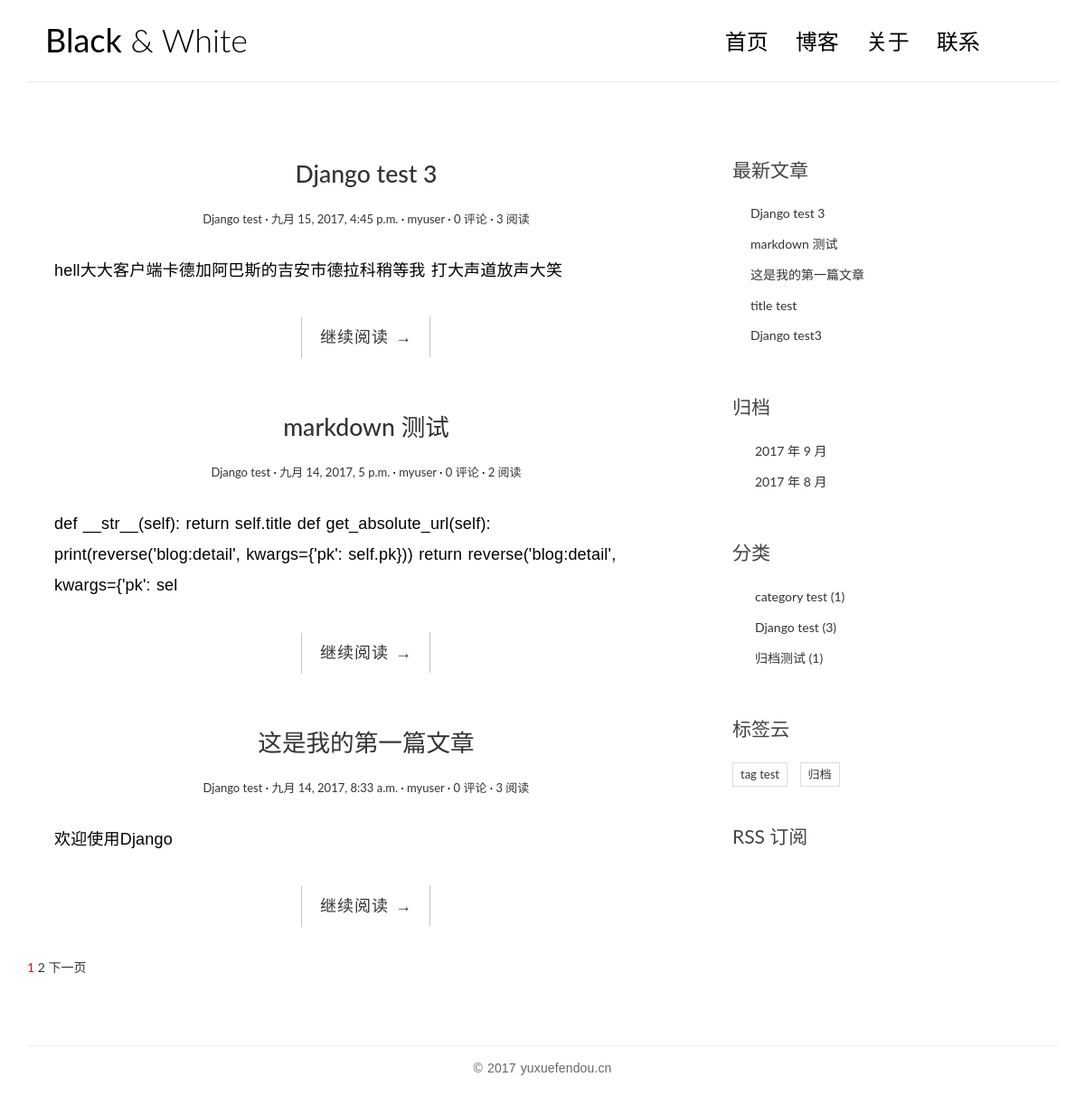
The app's page /, older data.
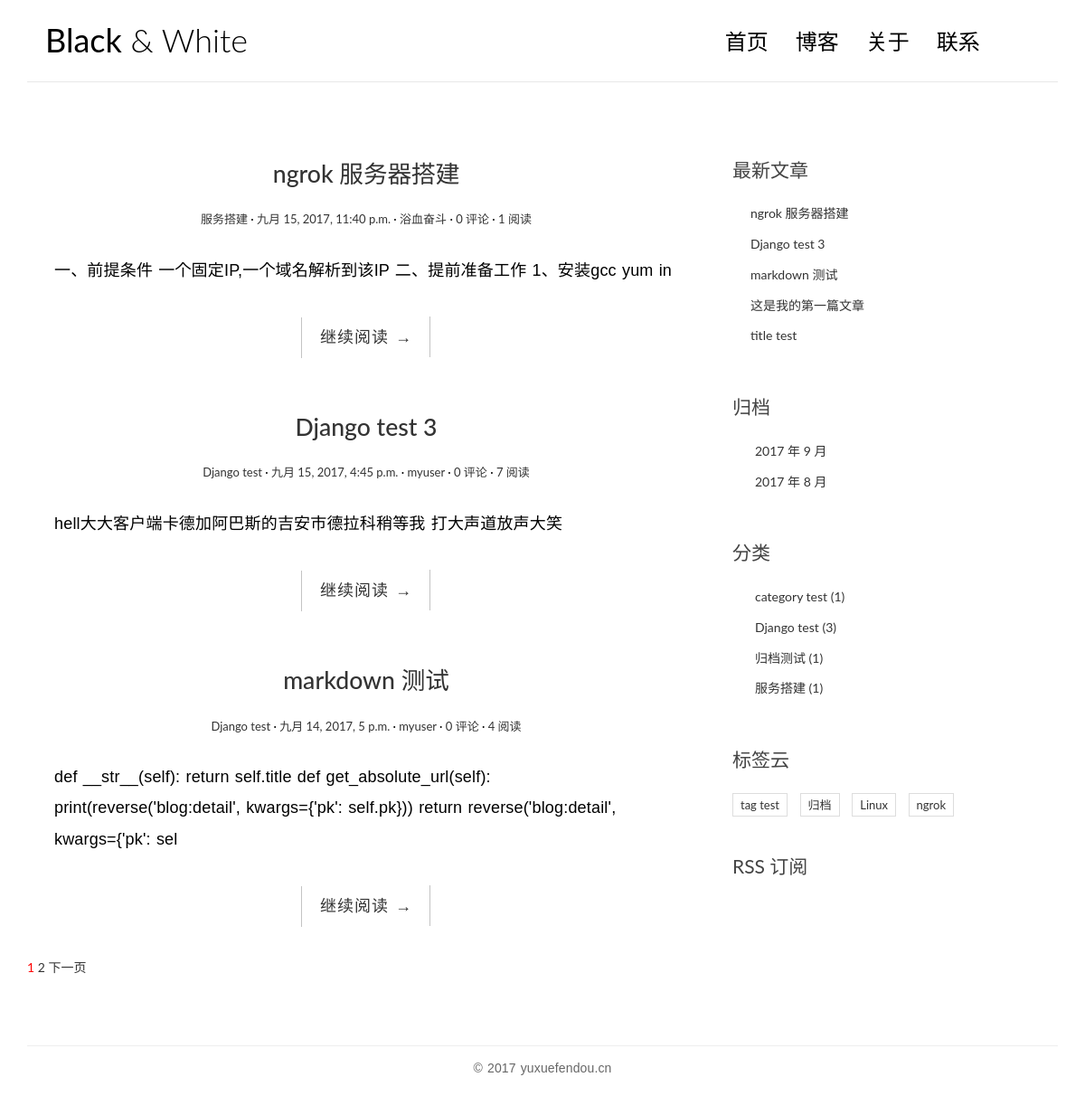
The same page, newer data.
### blog/models.py (models this page shows, shortened)
@python_2_unicode_compatible
class Post(models.Model):
    title = models.CharField(max_length=70)
    body = models.TextField()
    created_time = models.DateTimeField()
    modified_time = models.DateTimeField()
    excerpt = models.CharField(max_length=200, blank=True)
    category = models.ForeignKey('Category')
    tags = models.ManyToManyField(Tag, blank=True)
    author = models.ForeignKey(User)
    views = models.PositiveIntegerField(default=0)
    class Meta:
        ordering = ['-created_time']
    def get_absolute_url(self):
        print(reverse('blog:detail', kwargs={'pk': self.pk}))
        return reverse('blog:detail', kwargs={'pk': self.pk})

@python_2_unicode_compatible
class Category(models.Model):
    name = models.CharField(max_length=100)

@python_2_unicode_compatible
class Tag(models.Model):
    name = models.CharField(max_length=100)

### blog/views.py (the view, shortened to what this page needs)
# urls.py: url(r'^$', views.IndexView.as_view(), name='index'),
class IndexView(ListView):
    model = Post
    template_name = 'blog/index.html'
    context_object_name = 'post_list'
    paginate_by = 3
    def get_context_data(self, **kwargs):
        context = super().get_context_data(**kwargs)
        paginator = context.get('paginator')
        page = context.get('page_obj')
        is_paginated = context.get('is_paginated')
        pagination_data = self.pagination_data(paginator, page, is_paginated)
        context.update(pagination_data)
        return context
    def pagination_data(self, paginator, page, is_paginated):
        if not is_paginated:
            return {}
        left = []
        right = []
        left_has_more = False
        right_has_more = False
        first = False
        last = False
        page_number = page.number
        total_pages = paginator.num_pages
        page_range = paginator.page_range
        if page_number == 1:
            right = page_range[page_number:page_number + 2]
            if right[-1] < total_pages - 1:
                right_has_more = True
            if right[-1] < total_pages:
                last = True
        elif page_number == total_pages:
            left = page_range[(page_number - 3) if (page_number - 3) > 0 else 0:page_number - 1]
            if left[0] > 2:
                left_has_more = True
            if left[0] > 1:
                first = True
        data = {
            'left': left,
            'right': right,
            'left_has_more': left_has_more,
            'right_has_more': right_has_more,
            'first': first,
            'last': last,
        }
        return data

### blog/templatetags/blog_tags.py (called while the page is built)
@register.simple_tag
def get_recent_posts(num=5):
    return Post.objects.all().order_by('-created_time')[:num]

@register.simple_tag
def archivs():
    return Post.objects.dates('created_time','month',order='DESC')

@register.simple_tag
def get_categories():
    return Category.objects.annotate(num_posts=Count('post')).filter(num_posts__gt=0)

@register.simple_tag
def get_tags():
    return Tag.objects.annotate(num_posts=Count('post')).filter(num_posts__gt=0)

### templates/blog/index.html (shortened to what this page needs)
{% extends 'base.html' %}
{% block main %}
    {% for post in post_list %}
        <article class="post post-{{ post.pk }}">
            <header class="entry-header">
                <h1 class="entry-title">
                    <a href="{{ post.get_absolute_url }}">{{ post.title }}</a>
                </h1>
                <div class="entry-meta">
                    <span class="post-category"><a href="#">{{ post.category.name }}</a></span>
                    <span class="post-date"><a href="#"><time class="entry-date"
                                                              datetime="{{ post.created_time }}">{{ post.created_time }}</time></a></span>
                    <span class="post-author"><a href="#">{{ post.author }}</a></span>
                    <span class="comments-link"><a
                            href="{{ post.get_absolute_url }}">{{ post.comment_set.count }} 评论</a></span>
                    <span class="views-count"><a href="#">{{ post.views }} 阅读</a></span>
                </div>
            </header>
            <div class="entry-content clearfix">
                <p>{{ post.excerpt }}</p>
                <div class="read-more cl-effect-14">
                    <a href="{{ post.get_absolute_url }}" class="more-link">继续阅读 <span class="meta-nav">→</span></a>
                </div>
            </div>
        </article>
    {% empty %}
        <div class="no-post">暂时还没有发布的文章！</div>
    {% endfor %}
    {% if is_paginated %}
        <div class="pagination">
            <a href="?page={{ page_obj.number }}" style="color: red">{{ page_obj.number }}</a>
            {% if right %}
                {% for i in right %}
                    <a href="?page={{ i }}">{{ i }}</a>
                {% endfor %}
            {% endif %}
            {% if page_obj.has_next %}
                <a href="?page={{ page_obj.next_page_number }}">下一页</a>
            {% endif %}
        </div>
    {% endif %}
{% endblock main %}

### templates/base.html (shortened to what the changed rows need)
{% load staticfiles %}
{% load blog_tags %}
<!DOCTYPE html>
<html>
<head>
    <link rel="stylesheet" href="http://code.ionicframework.com/ionicons/2.0.1/css/ionicons.min.css">
    <link rel="stylesheet" href="{% static 'blog/css/bootstrap.min.css' %}">
    <link rel="stylesheet" href="{% static 'blog/css/pace.css' %}">
    <link rel="stylesheet" href="{% static 'blog/css/custom.css' %}">
    <link rel="stylesheet" href="{% static 'blog/css/highlights/github.css' %}">
</head>
<body>
<div class="container">
    <header id="site-header">
        <div class="row">
            <div class="col-md-4 col-sm-5 col-xs-8">
                <div class="logo">
                    <h1><a href="{% url 'blog:index' %}"><b>Black</b> &amp; White</a></h1>
                </div>
            </div>
        </div>
    </header>
</div>
<div class="content-body">
    <div class="container">
        <div class="row">
            <main class="col-md-8">
                {% block main %}
                {% endblock main %}
            </main>
            <aside class="col-md-4">
                <div class="widget widget-recent-posts">
                    {% get_recent_posts as recent_post_list %}
                    <ul>
                        {% for post in recent_post_list %}
                            <li>
                                <a href="{{ post.get_absolute_url }}  ">{{ post.title }}</a>
                            </li>
                        {% empty %}
                            暂无文章
                        {% endfor %}
                    </ul>
                </div>
                <div class="widget widget-archives">
                    {% archivs as date_list %}
                    <ul>
                        {% for date in date_list %}
                            <li>
                                <a href="{% url 'blog:archives' date.year date.month %}">{{ date.year }}
                                    年 {{ date.month }} 月</a>
                            </li>
                        {% empty %}
                            暂无归档
                            </ul>
                        {% endfor %}
                </div>
                <div class="widget widget-category">
                    {% get_categories as category_list %}
                    <ul>
                        {% for category in category_list %}
                            <li>
                                <a href="{% url 'blog:category' category.pk %}">{{ category.name }} <span
                                        class="post-count">({{ category.num_posts }})</span></a>
                            </li>
                        {% empty %}
                            暂无分类
                            </ul>
                        {% endfor %}
                </div>
                <div class="widget widget-tag-cloud">
                    {% get_tags as tag_list %}
                    <ul>
                        {% for tag in tag_list %}
                            <li>
                                <a href="{% url 'blog:tag' tag.pk %}">{{ tag.name }}</a>
                            </li>
                        {% endfor %}
                    </ul>
                </div>
            </aside>
        </div>
    </div>
</div>
</body>
</html>

Row changes from the older to the newer data that the page shows:
no longer on one of the page's lists (row edited): Post: title "这是我的第一篇文章", category.name "Django test", created_time "九月 14, 2017, 8:33 a.m.", author "myuser", comment_set.count "0", views "3", excerpt "欢迎使用Django"
no longer on this page (row edited): Post: title "Django test3", shown under "最新文章"
added Post: title "ngrok 服务器搭建", category.name "服务搭建", created_time "九月 15, 2017, 11:40 p.m.", author "浴血奋斗", comment_set.count "0", views "1", excerpt "一、前提条件 一个固定IP,一个域名解析到该IP 二、提前准备工作 1、安装gcc yum in"
changed Post "Django test 3": views "3" → "7"
changed Post "markdown 测试": views "2" → "4"
added Category: name "服务搭建", num_posts "1"
added Tag: name "Linux"
added Tag: name "ngrok"
